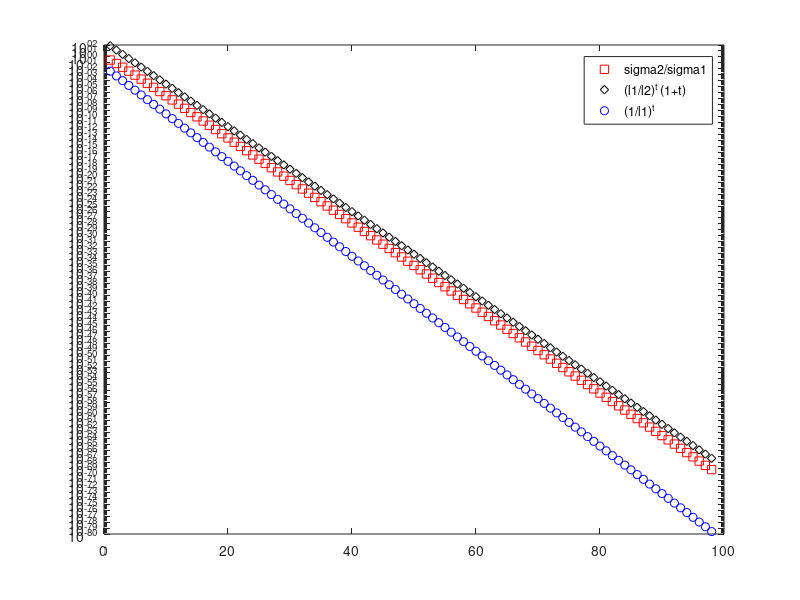

Reproduce this figure in MATLAB.
%% 
clear
clc
close all

l1 = 2.5;
l2 = 1.1;
sig = 100;

rat1 = [];
rat2 = [];
rat3 = [];
for t = 3 : 100
    num1 = l2^(2*t) + sig^2 * ((l2^(2*(t-1)) - 1)/ (l2^2 - 1));
    den1 = l1^(2*t) + sig^2 * ((l1^(2*(t-1)) - 1)/ (l1^2 - 1));
    rat1 = [rat1, num1 / den1];
    
    num2 = l2^(2*t);
    den2 = l1^(2*t);
    rat2 = [rat2, num2 * (1+sig^2) / den2];
    
    rat3 = [rat3, 1/den2];
end

% l1 = 1.5;
% l2 = 1.1;
% sig = 1;
% t = 11;
% num = l2^(2*t) + sig^2 * ((l2^(2*(t-1)) - 1)/ (l2^2 - 1));
% den = l1^(2*t) + sig^2 * ((l1^(2*(t-1)) - 1)/ (l1^2 - 1));

figure;
semilogy(rat1, 'rs')
hold
semilogy(rat2 , 'kd')
semilogy(rat3, 'bo')
legend('sigma2/sigma1', '(l1/l2)^t (1+t)', '(1/l1)^t')


%% 
% 
% clear
% clc
% close all
% rat = linspace(1.1, 100, 1000);
% 
% ours = 1 ./ log(rat);
% theirs = rat ./ (rat-1);
% 
% figure;
% plot(ours, 'rd');
% hold
% plot(theirs, 'ks');
% axis tight